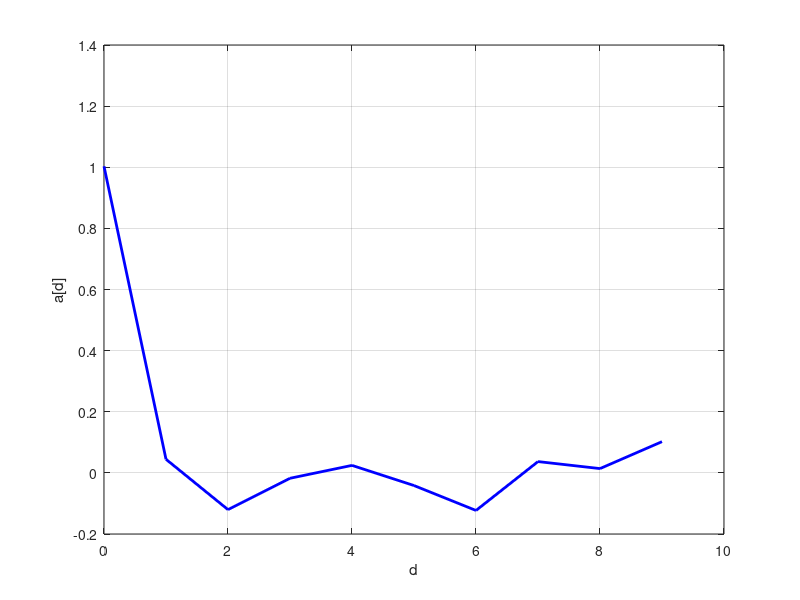
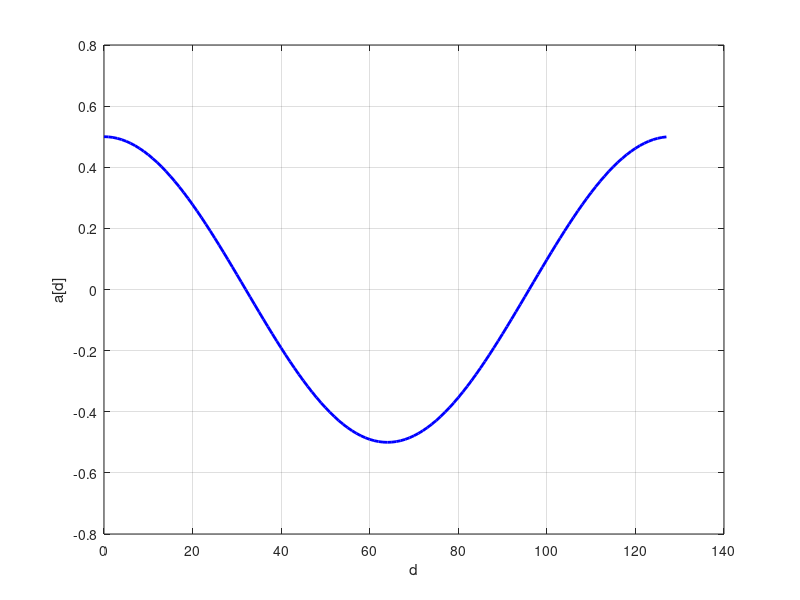

The MATLAB script that drew these images, in order: (Note: this script raises an error after producing the figures.)
clc; % コマンドウィンドウ消去
clear all; % 全変数初期化

% 課題5-1
x1 = randn(1,256);

% a(1)が，式(1)のa[0]に対応している
for d=0:128
    a1(d+1)= (x1(1:128) * x1((1+d):(128+d))') / 128;
end

figure(1);
plot(0:9, a1(1:10), 'b-' , 'linewidth', 2); % 横軸t，縦軸xでプロットする
xlabel('d'); % 横軸のラベル文字列を設定
ylabel('a[d]'); % 縦軸のラベル文字列を設定
grid on; % グリッド線を追加

% 課題5-2
for k=1:256
    x2(k) = sin(2*pi*(k-1)/128);
end

for d=0:127
    a2(d+1) = (x2(1:128) * x2((1+d):(128+d))') / 128;
end

figure(2);
plot(0:127, a2, 'b-' , 'linewidth', 2); % 横軸t，縦軸xでプロットする
xlabel('d'); % 横軸のラベル文字列を設定
ylabel('a[d]'); % 縦軸のラベル文字列を設定
grid on; % グリッド線を追加

% 課題5-3
figure(3);
plot_autocorr_fft(a1);

% 課題5-4
figure(4);
plot_autocorr_fft(a2);